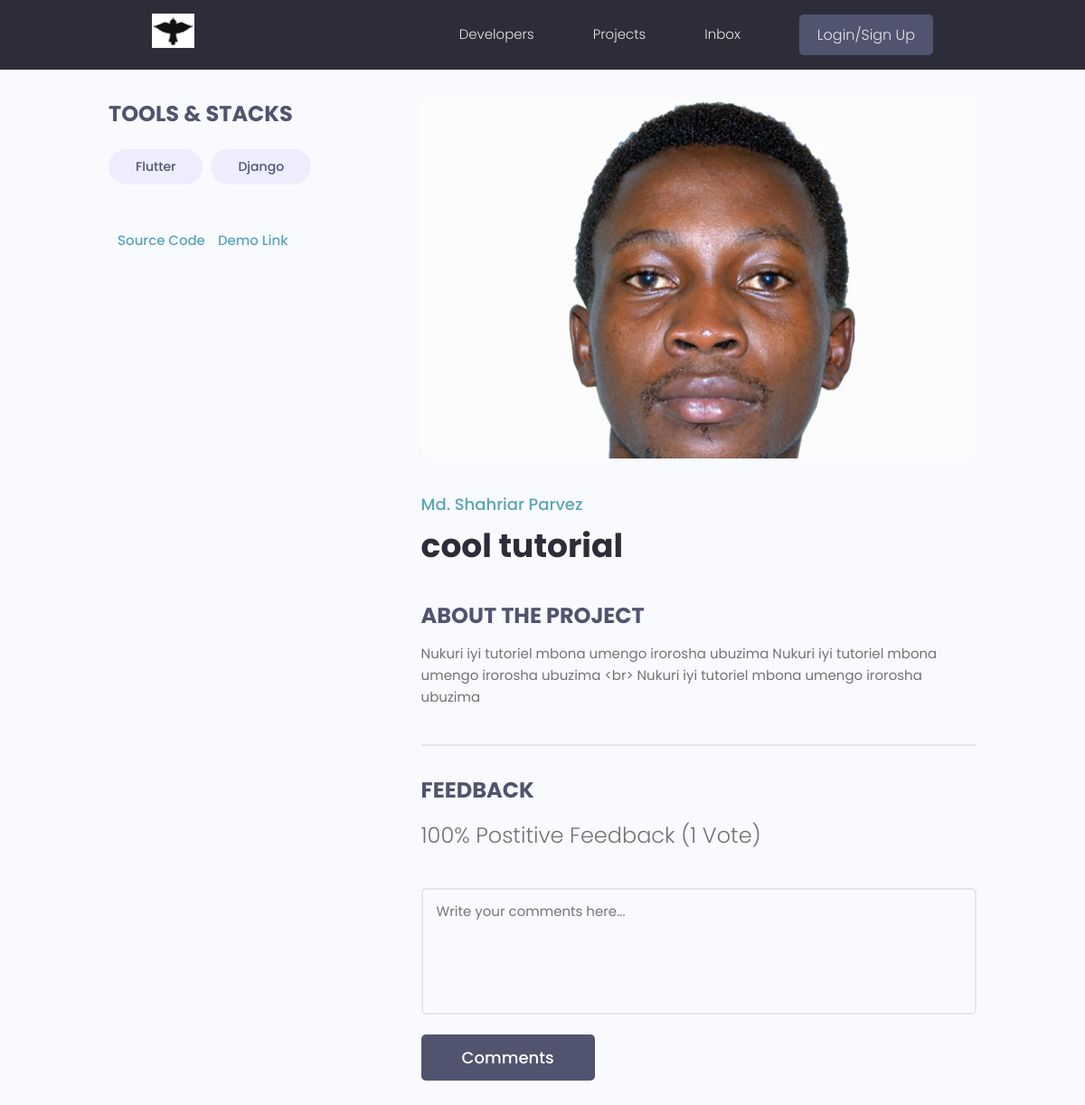
Page /projects/project/dc59ce93-6224-4257-8922-3c5608a3be7e/ on the committed database.
### projects/models.py (models this page shows, shortened)
class Tag(models.Model):
    name = models.CharField(max_length=200, default='')
    created = models.DateTimeField(auto_now_add=True)
    id = models.UUIDField(default=uuid.uuid4,
                          unique=True,
                          primary_key=True,
                          editable=False)
    def __str__(self):
        return self.name

class Project(models.Model):
    owner = models.ForeignKey(Profile, null=True, blank=True, on_delete=models.SET_NULL)
    title = models.CharField(max_length=200)
    description = models.TextField(null=True, blank=True)
    featured_image = models.ImageField(null=True, blank=True, default="default.png")
    demo_link = models.CharField(max_length=2000, null=True, blank=True)
    source_link = models.CharField(max_length=2000, null=True, blank=True)
    vote_total = models.IntegerField(default=0, null=True, blank=True)
    vote_ratio = models.IntegerField(default=0, null=True, blank=True)
    tags = models.ManyToManyField('Tag', blank=True)
    created = models.DateTimeField(auto_now_add=True)
    id = models.UUIDField(default=uuid.uuid4,
                          unique=True,
                          primary_key=True,
                          editable=False)
    class Meta:
        ordering = ['created']

### projects/views.py (the view)
# urls.py: path('project/<str:primaryKey>/', views.project, name="project"),
def project(request, primaryKey):
    projectObj = Project.objects.get(id=primaryKey);
    tags = projectObj.tags.all()
    context = {'projectObj': projectObj, 'tags' : tags}
    return render(request, 'projects/single-project.html',context)

### projects/templates/projects/single-project.html (shortened to what this page needs)
{% extends 'main.html' %}
{% block content %}
<main class="singleProject my-md">
    <div class="container">
      <div class="layout">
        <div class="column column--1of3">
          <h3 class="singleProject__subtitle">Tools & Stacks</h3>
          <div class="singleProject__toolStack">
            {% for tag in projectObj.tags.all %}
                <span class="tag tag--pill tag--sub tag--lg">
                <small>{{tag}}</small>
                </span>
            {% endfor %}
          </div>
          {% if projectObj.source_link %}
            <a class="singleProject__liveLink" href="{{projectObj.source_link}}" target="_blank">Source Code
            </a>
          {% endif %}
          {% if projectObj.demo_link %}
            <a class="singleProject__liveLink" href="{{projectObj.source_link}}" target="_blank">Demo Link
            </a>
          {% endif %}
        </div>
        <div class="column column--2of3">
          <img class="singleProject__preview" src="{{projectObj.featured_image.url}}" alt="portfolio thumbnail" />
          <a href="profile.html" class="singleProject__developer">Md. Shahriar Parvez</a>
          <h2 class="singleProject__title">{{projectObj.title}}</h2>
          <h3 class="singleProject__subtitle">About the Project</h3>
          <div class="singleProject__info">
            {{projectObj.description}}
          </div>
          <div class="comments">
            <h3 class="singleProject__subtitle">Feedback</h3>
            <h5 class="project--rating">
                {{projectObj.vote_ratio}}% Postitive Feedback ({{projectObj.vote_total}} Vote{{projectObj.vote_total|pluralize:"s"}})
            </h5>
            <form class="form" action="#" method="POST">
              <div class="form__field">
                <textarea class="input input--textarea" name="message" id="formInput#textarea"
                  placeholder="Write your comments here..."></textarea>
              </div>
              <input class="btn btn--sub btn--lg" type="submit" value="Comments" />
            </form>
            </div>
          </div>
        </div>
      </div>
  </main>
{% endblock content %}

### static/styles/app.css (style rules this page uses)
:root { --color-sub: #2d2d39; }
.btn--sub { background-color: var(--color-sub-light); }
img { width: 100%; }
.singleProject .column--1of3 { order: 2; }
@media screen and (min-width: 1081px) { .singleProject .column--1of3 { order: 1; } }
@media screen and (min-width: 1081px) { .singleProject .column--2of3 { order: 2; } }
.singleProject__toolStack { margin-top: 2rem; margin-bottom: 4rem; }
.singleProject__liveLink { font-weight: 500; transition: all 0.3s ease-in-out; border-bottom: 2px solid transparent; }
.singleProject__preview { height: 50vh; object-fit: cover; object-position: top center; margin-bottom: 3rem; border-radius: 0.7rem; }
.singleProject__developer { font-size: 1.8rem; font-weight: 500; }
.singleProject__title { font-size: 3.6rem; font-weight: 700; color: var(--color-sub); margin-bottom: 3rem; }
.project--rating { margin-bottom: 1.6em; margin-top: .5em; }
.singleProject__subtitle { text-transform: uppercase; font-size: 2.4rem; font-weight: 700; color: var(--color-sub-light); margin-bottom: 1rem; }
.comments { margin-top: 4rem; padding-top: 3rem; border-top: 2px solid var(--color-light); }

### static/uikit/styles/modules/_variables.css (style rules this page uses)
:root { --color-main: #5aa5b9; --color-main-light: #e6faff; --color-sub: #3f4156; --color-sub-light: #51546e; --color-sub-lighter: #ededfd; --color-text: #737373; --color-gray: #8b8b8b; --color-light: #e5e7eb; --color-light-gray: #767676; --color-bg: #f8fafd; --color-white: #fffefd; --color-white-light: #f3f3f3; --color-success: #359e64; --color-success-bg: #def8e8; --color-error: #fc4b0b; --color-error-bg: #fff2ee; --font-base: 'Poppins', arial, helvetica, 'Segoe UI', roboto, ubuntu, sans-serif; --font-monospace: 'Fira Code', 'Courier New', courier, monospace; --font-regular: 300; --font-medium: 500; --font-bold: 700; --generic-shadow: 1px 1px 5px #00000010; --generic-transition: all 0.3s ease-in-out; }

### static/uikit/styles/modules/_base.css (style rules this page uses)
* { margin: 0; padding: 0; box-sizing: border-box; text-rendering: optimizeLegibility; color: inherit; font-size: inherit; }
html { font-size: 50%; }
@media only screen and (min-width: 480px) { html { font-size: 56.25%; } }
@media only screen and (min-width: 1200px) { html { font-size: 62.5%; } }
body { line-height: 1.6; font-weight: 400; font-size: 1.5rem; color: var(--color-text); background-color: var(--color-bg); min-height: 100vh; }

### static/uikit/styles/modules/_typography.css (style rules this page uses)
* { font-family: var(--font-base); }
h2 { font-size: 3.6rem; font-weight: var(--font-bold); }
h3 { font-size: 3.2rem; font-weight: var(--font-medium); }
h5 { font-size: 2.4rem; font-weight: var(--font-medium); }
h5, h6 { font-weight: var(--font-regular); }
p, span, strong { font-size: 1.6rem; color: var(--color-text); font-weight: var(--font-regular); }
a { padding-bottom: 2px; text-decoration: none; display: inline-block; color: var(--color-main); font-weight: var(--font-medium); }

### static/uikit/styles/modules/_utilities.css (style rules this page uses)
.container { width: 92%; max-width: 165rem; margin: 0 auto; box-sizing: border-box; }
@media screen and (min-width: 1000px) { .container { width: 90%; } }
@media screen and (min-width: 1200px) { .container { width: 80%; } }
.my-md { margin: 3rem auto; }

### static/uikit/styles/modules/_button.css (style rules this page uses)
.btn { display: inline-block; position: relative; cursor: pointer; background-color: var(--color-light); font-weight: var(--font-medium); color: var(--color-sub); text-decoration: none; padding: 1rem 2rem; border-radius: 0.5rem; border: none; width: -webkit-fit-content; width: -moz-fit-content; width: fit-content; height: -webkit-fit-content; height: -moz-fit-content; height: fit-content; font-size: 1.6rem; outline-width: 0; outline-color: transparent; -webkit-backface-visibility: hidden; backface-visibility: hidden; transition: all 0.3s ease-in-out; }
.btn--sub { background-color: var(--color-sub); color: var(--color-white); }
.btn--lg { font-size: 1.8rem; padding: 1.2rem 4.5rem; }

### static/uikit/styles/modules/_form.css (style rules this page uses)
.form { display: block; }
.form__field { margin-top: 1.5rem; margin-bottom: 1.5rem; }
input.input[type='text'], input.input[type='email'], input.input[type='password'], input.input[type='number'], textarea.input { min-width: 24rem; width: 100%; padding: 1.2rem 1.5rem; border-radius: 0.5rem; border: 2px solid var(--color-light); transition: all 0.3s ease-in-out; background-color: var(--color-bg); }
.input--textarea { width: 100%; min-height: 14rem; resize: none; }

### static/uikit/styles/modules/_layout.css (style rules this page uses)
.layout { display: flex; flex-flow: row wrap; justify-content: space-between; }
.layout > .column { margin-bottom: 3rem; }
.layout > .column.column--1of3 { flex-basis: 30%; }
.layout > .column.column--2of3 { flex-basis: 64%; }

### rows in the picture
Tag: name "Flutter"
Tag: name "Django"
Project: featured_image (picture), title "cool tutorial", description "Nukuri iyi tutoriel mbona umengo irorosha ubuzima Nukuri iyi tutoriel mbona umengo irorosha ubuzima <br> Nukuri iyi tutoriel mbona umengo irorosha ubuzima", vote_ratio "100", vote_total "1"
